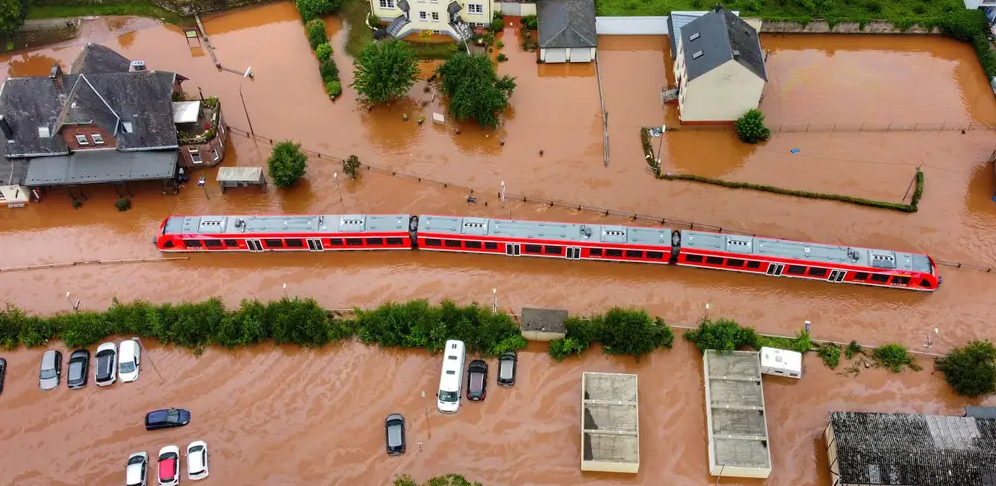
#> input picture myModules/flood2.png, 996 x 486 px
$ python floodBycolor.py
#> lines starting #> are read from the running program, lines starting #| are printed output that depends on the picture; after the words box and inside, x2 and y2 are one past the last pixel; in counts of white or black regions, pixels touching at a corner belong together
import cv2
import numpy as np
from mpl_toolkits.mplot3d import Axes3D
from matplotlib import cm, pyplot as plt
from matplotlib import colors
# cv2.imshow("Img", canny)
def estimatation():
    image = cv2.imread("flood2.png")
#> image is the input picture: shape (486, 996, 3); mean B, G, R 95.5, 119.1, 153.4
    gray = cv2.cvtColor(image, cv2.COLOR_BGR2HSV)
#> gray: shape (486, 996, 3); mean H, S, V 30.5, 111.3, 157
    canny = cv2.Canny(gray, 30, 550)
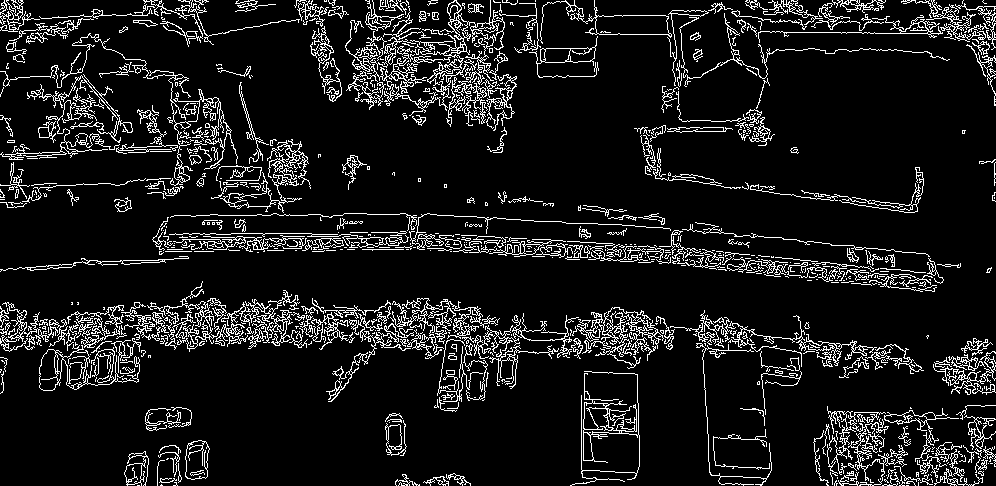
#> canny: shape (486, 996); 10.1% white in thin lines or dots
    cv2.imshow("ok",canny)
    # blurred = cv2.GaussianBlur(gray, (3, 3), 2)
    contours, hierarchy = cv2.findContours(canny, cv2.RETR_EXTERNAL, cv2.CHAIN_APPROX_SIMPLE)
#> contours = 724 contours, 569 with area under 20; largest, box (x1, y1, x2, y2) and area: (540, 0, 672, 44) 1458, (570, 371, 640, 486) 1133, (572, 307, 664, 369) 1126, (410, 0, 505, 127) 1066, (39, 344, 140, 391) 940
    houses = []
    for cnt in contours:
        area = cv2.contourArea(cnt)
        if area > 1000 and area < 50000:
            rect = cv2.minAreaRect(cnt)
            box = cv2.boxPoints(rect)
            box = np.int0(box)
            if cv2.isContourConvex(box):
                houses.append(box)
#> this loop made 724 passes
#> (area, rect, box) on passes 100, 231, 705, 709: (1133, ((606.7, 429.2), (114.9, 68.04), -87.34), [[637, 488], [570, 485], [575, 370], [643, 373]]), (1126, ((618.2, 333.7), (59.17, 87.76), -71.94), [[650, 375], [567, 348], [585, 291], [669, 319]]), (1457.5, ((604.7, 19.1), (131.1, 41.88), -2.68), [[540, 43], [538, 1], [669, -4], [671, 36]]), (1065.5, ((470.4, 60.42), (93.32, 123.6), -24.29), [[453, 135], [402, 23], [487, -15], [538, 97]])
#> area on passes 17, 22, 28, 30, 43, 45: 74, 56, 30.5, 63, 27.5, 74
#> after the loop, houses = [[[637, 488], [570, 485], [575, 370], [643, 373]], [[650, 375], [567, 348], [585, 291], [669, 319]], [[540, 43], [538, 1], [669, -4], [671, 36]], [[453, 135], [402, 23], [487, -15], [538, 97]]]
    for house in houses:
        cv2.drawContours(image, [house], 0, (0, 0, 255), 2)
#> this loop made 4 passes
#> house on passes 1 to 4: [[637, 488], [570, 485], [575, 370], [643, 373]], [[650, 375], [567, 348], [585, 291], [669, 319]], [[540, 43], [538, 1], [669, -4], [671, 36]], [[453, 135], [402, 23], [487, -15], [538, 97]]
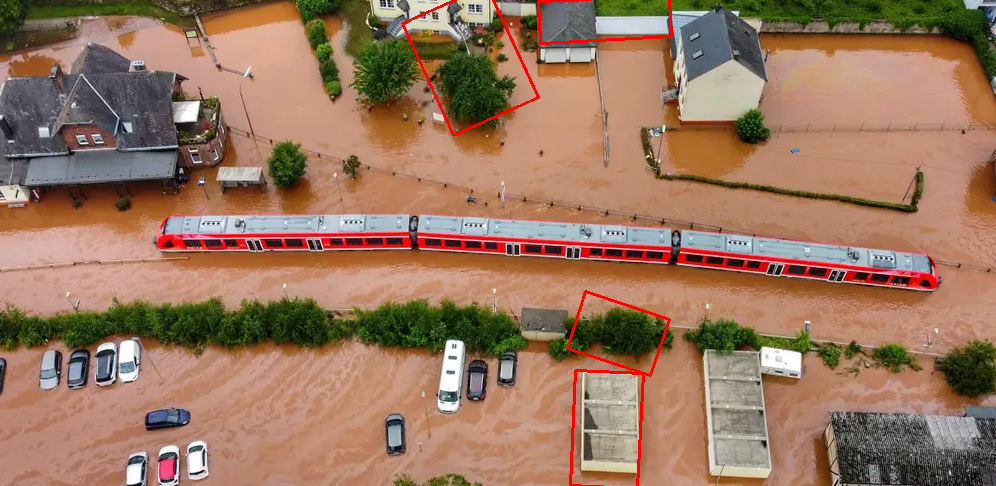
#> image: shape (486, 996, 3); 0.72% of pixels changed, all inside (x1, y1, x2, y2) = (401, 0, 673, 486)


    cv2.waitKey()
    # edged = cv2.Canny(blurred, 30, 225)

estimatation()


# [74 lines left out: function detection, not called in this run]
